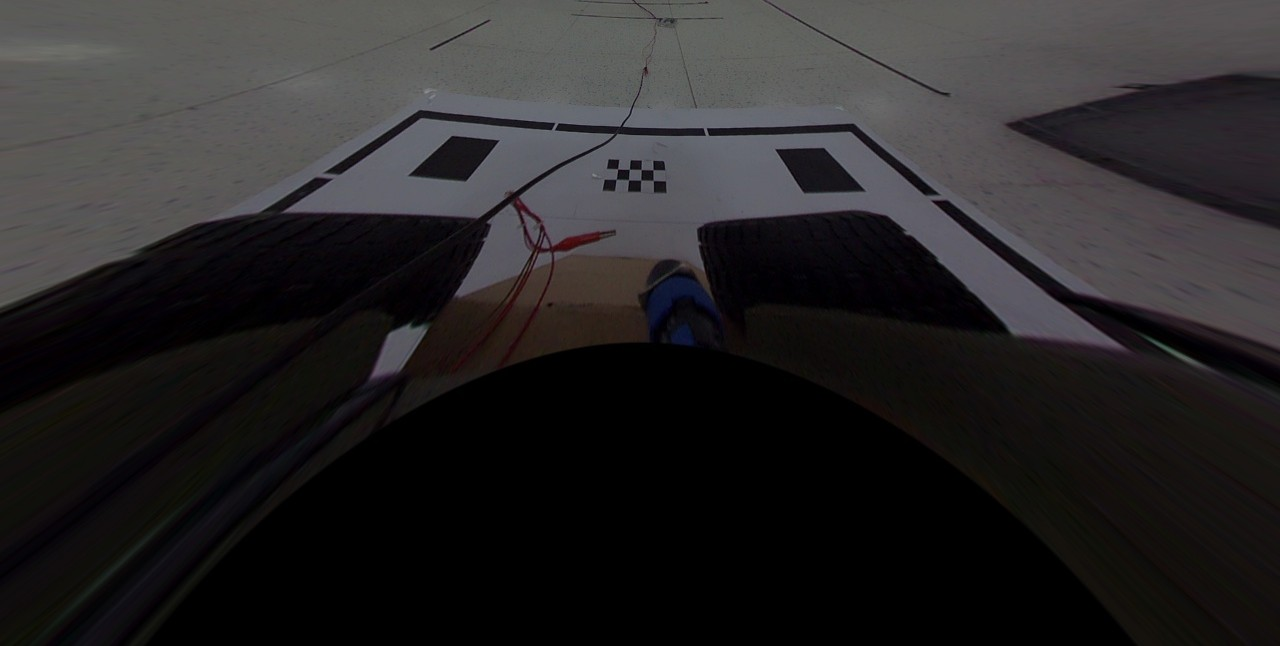
//> input picture 6.cali/2/8.图片放大镜选取特征点/right.jpg, 1280 x 646 px
$ ./main   (built with g++ and OpenCV 4)
//> lines starting //> are read from the running program, lines starting //| are printed output that depends on the picture; after the words box and inside, x2 and y2 are one past the last pixel; in counts of white or black regions, pixels touching at a corner belong together
//https://blog.csdn.net/shizheng_Li/article/details/99332635
#include<opencv2/opencv.hpp>

using namespace std;
using namespace cv;

Mat org;
Mat img;
Mat imgROI;
Mat roiResize;
Mat tranPart;

vector<Point> vp2f;
int foo = 20;
int fooResize = 2 * foo;

void on_Mouse(int event, int x, int y, int flag, void*ustc) {
	char temp_1[20];
	int num[10];
	Mat img_temp = img.clone();
	if (x>fooResize && x<img_temp.cols-fooResize && y>fooResize && y<img_temp.rows-fooResize ) {
		imgROI = img_temp(Rect(x - foo, y - foo, 2 * foo, 2 * foo));
		tranPart = img_temp(Range(y - 2 * foo, y + 2 * foo), Range(x - 2 * foo, x + 2 * foo));

		resize(imgROI, roiResize, Size(2 * imgROI.cols, 2 * imgROI.rows));
		roiResize.copyTo(tranPart);

		circle(img_temp, Point(x, y), 3, Scalar(0, 0, 255), -1, 3, 0);
		if(event == CV_EVENT_LBUTTONDOWN && vp2f.size()<4)
		{
		//sprintf(temp_1,"x:%d,y:%d",x,y);
		sprintf(temp_1,"%d",vp2f.size()+1);
		putText(img,temp_1,Point(x,y),FONT_HERSHEY_SIMPLEX,0.5,Scalar(150,55,245));
		circle(img, Point(x,y), 3, Scalar(0, 0, 255),-1);
		vp2f.push_back(Point(x,y));

		}


		imshow("img", img_temp);
	}
}

int main() {
	org = imread("right.jpg");
//> org is the input picture: 646 rows x 1280 cols, CV_8UC3; mean B, G, R 39.1, 38.2, 40
	img = org.clone();

	namedWindow("img");
	imshow("img", img);
	setMouseCallback("img", on_Mouse, 0);
	waitKey(0);
//> the left mouse button is pressed and released at (320, 161)
//> in on_Mouse, `tranPart = img_temp(Range(y - 2 * foo, y + 2 * foo), Range(x - 2 * foo..`:
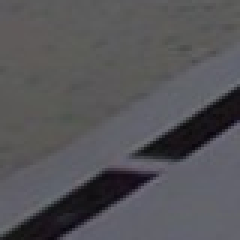
//> tranPart: 80 rows x 80 cols, CV_8UC3 (shown 3 times larger); mean B, G, R 88.2, 84.8, 85.4
//> in on_Mouse, `circle(img_temp, Point(x, y), 3, Scalar(0, 0, 255), -1, 3, 0);`: img_temp: 646 rows x 1280 cols, CV_8UC3; 0.77% of pixels changed, all inside (x1, y1, x2, y2) = (280, 121, 360, 201)
//> in on_Mouse, `putText(img,temp_1,Point(x,y),FONT_HERSHEY_SIMPLEX,0.5,Scalar(150,55,2..`: img: 646 rows x 1280 cols, CV_8UC3; 14 pixels changed, all inside (x1, y1, x2, y2) = (323, 151, 327, 162)
//> in on_Mouse, `circle(img, Point(x,y), 3, Scalar(0, 0, 255),-1);`: img: 646 rows x 1280 cols, CV_8UC3; mean B, G, R 39.1, 38.2, 40
//> call 2 of on_Mouse, with event = 4, x = 320, y = 161, flag = 0
//> in on_Mouse (call 2), `resize(imgROI, roiResize, Size(2 * imgROI.cols, 2 * imgROI.rows));`:
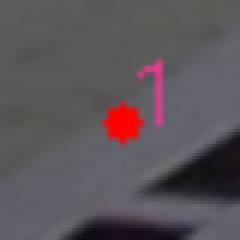
//> roiResize: 80 rows x 80 cols, CV_8UC3 (shown 3 times larger); mean B, G, R 88.7, 84.4, 91.2
//> in on_Mouse (call 2), `circle(img_temp, Point(x, y), 3, Scalar(0, 0, 255), -1, 3, 0);`:
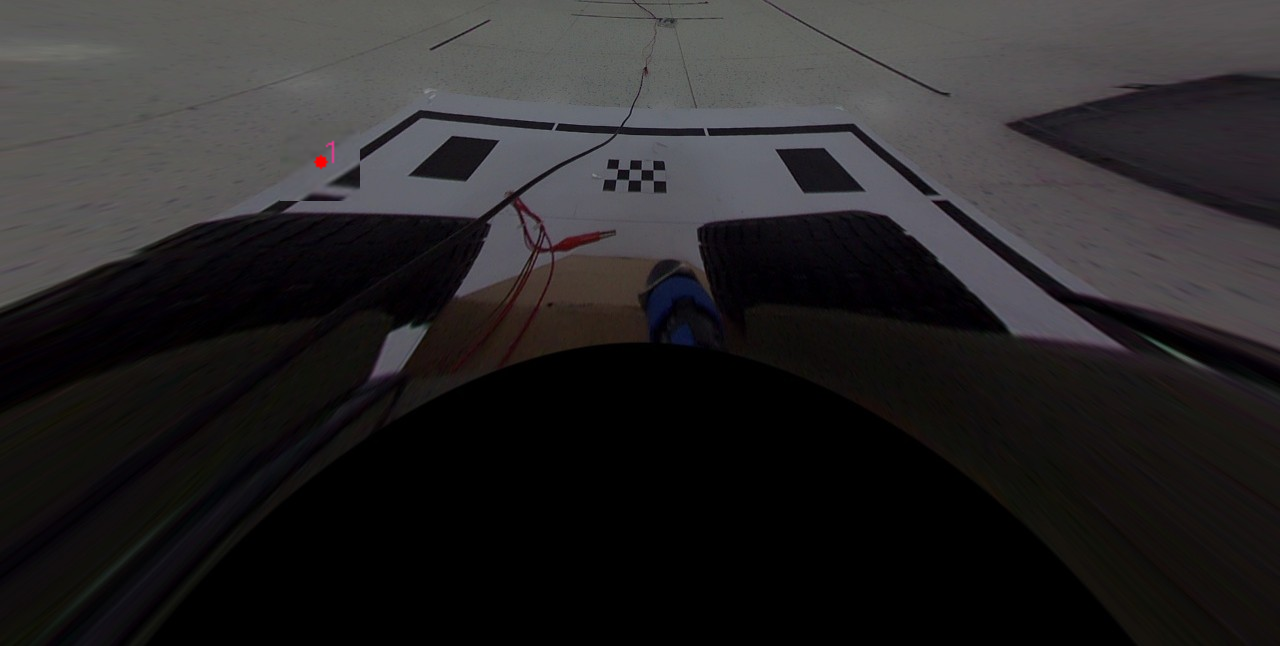
//> img_temp: 646 rows x 1280 cols, CV_8UC3; mean B, G, R 39.1, 38.2, 40
//> the left mouse button is pressed and released at (960, 161)
//> in on_Mouse (call 3), `circle(img_temp, Point(x, y), 3, Scalar(0, 0, 255), -1, 3, 0);`: img_temp: 646 rows x 1280 cols, CV_8UC3; mean B, G, R 39.1, 38.2, 40
//> in on_Mouse (call 3), `putText(img,temp_1,Point(x,y),FONT_HERSHEY_SIMPLEX,0.5,Scalar(150,55,2..`: img: 646 rows x 1280 cols, CV_8UC3; mean B, G, R 39.1, 38.2, 40
//> in on_Mouse (call 3), `circle(img, Point(x,y), 3, Scalar(0, 0, 255),-1);`: img: 646 rows x 1280 cols, CV_8UC3; mean B, G, R 39.1, 38.2, 40
//> call 4 of on_Mouse, with event = 4, x = 960, y = 161, flag = 0
//> in on_Mouse (call 4), `resize(imgROI, roiResize, Size(2 * imgROI.cols, 2 * imgROI.rows));`:
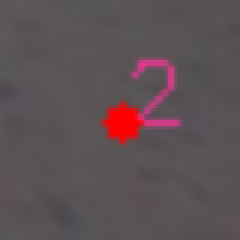
//> roiResize: 80 rows x 80 cols, CV_8UC3 (shown 3 times larger); mean B, G, R 84.7, 81.1, 93.1
//> in on_Mouse (call 4), `circle(img_temp, Point(x, y), 3, Scalar(0, 0, 255), -1, 3, 0);`:
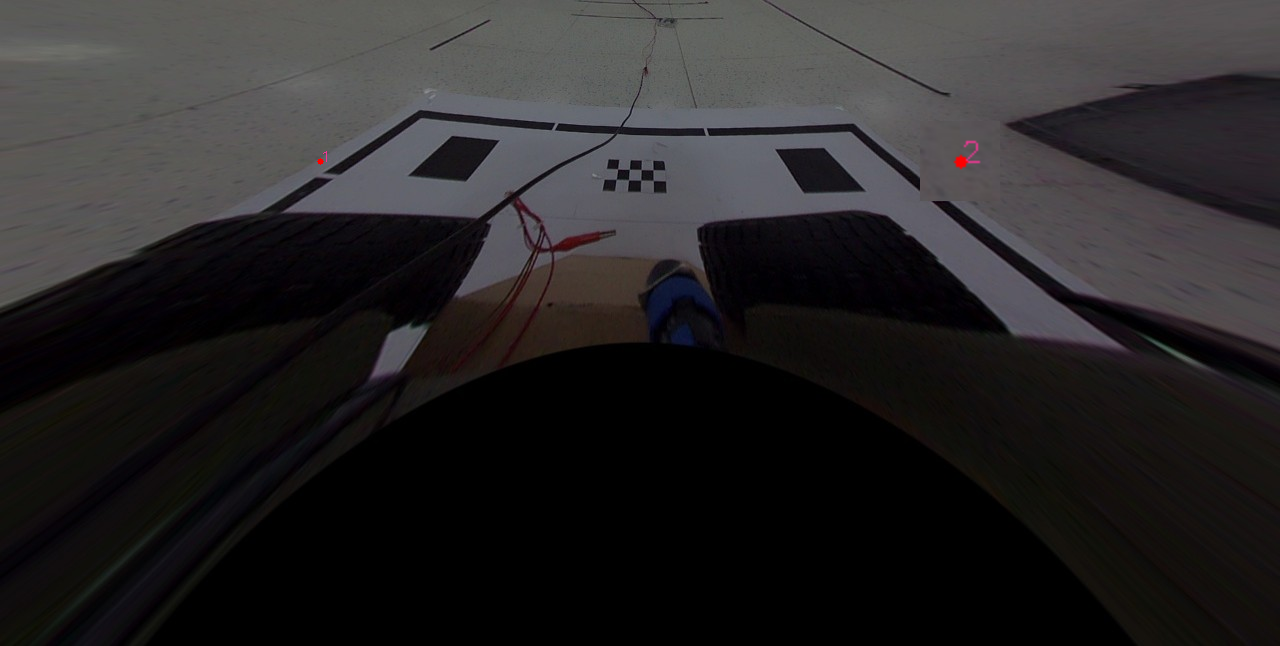
//> img_temp: 646 rows x 1280 cols, CV_8UC3; mean B, G, R 39.1, 38.2, 40
//> the left mouse button is pressed and released at (960, 484)
//> in on_Mouse (call 5), `circle(img_temp, Point(x, y), 3, Scalar(0, 0, 255), -1, 3, 0);`: img_temp: 646 rows x 1280 cols, CV_8UC3; mean B, G, R 39.1, 38.2, 40
//> in on_Mouse (call 5), `putText(img,temp_1,Point(x,y),FONT_HERSHEY_SIMPLEX,0.5,Scalar(150,55,2..`: img: 646 rows x 1280 cols, CV_8UC3; mean B, G, R 39.1, 38.2, 40
//> in on_Mouse (call 5), `circle(img, Point(x,y), 3, Scalar(0, 0, 255),-1);`: img: 646 rows x 1280 cols, CV_8UC3; mean B, G, R 39.1, 38.2, 40
//> in on_Mouse (call 6), `resize(imgROI, roiResize, Size(2 * imgROI.cols, 2 * imgROI.rows));`:
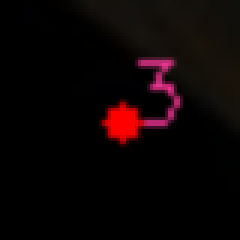
//> roiResize: 80 rows x 80 cols, CV_8UC3 (shown 3 times larger); mean B, G, R 4.2, 4, 11.9
//> in on_Mouse (call 6), `circle(img_temp, Point(x, y), 3, Scalar(0, 0, 255), -1, 3, 0);`: img_temp: 646 rows x 1280 cols, CV_8UC3; mean B, G, R 39.1, 38.2, 40
//> the left mouse button is pressed and released at (320, 484)
//> in on_Mouse (call 7), `circle(img_temp, Point(x, y), 3, Scalar(0, 0, 255), -1, 3, 0);`: img_temp: 646 rows x 1280 cols, CV_8UC3; mean B, G, R 39.1, 38.2, 40
//> in on_Mouse (call 7), `putText(img,temp_1,Point(x,y),FONT_HERSHEY_SIMPLEX,0.5,Scalar(150,55,2..`: img: 646 rows x 1280 cols, CV_8UC3; mean B, G, R 39.1, 38.2, 40
//> in on_Mouse (call 7), `circle(img, Point(x,y), 3, Scalar(0, 0, 255),-1);`: img: 646 rows x 1280 cols, CV_8UC3; mean B, G, R 39.1, 38.2, 40
//> in on_Mouse (call 8), `resize(imgROI, roiResize, Size(2 * imgROI.cols, 2 * imgROI.rows));`:
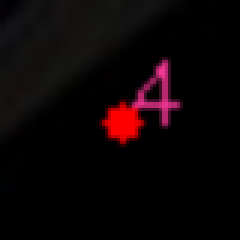
//> roiResize: 80 rows x 80 cols, CV_8UC3 (shown 3 times larger); mean B, G, R 5.7, 4.5, 12.2
//> in on_Mouse (call 8), `circle(img_temp, Point(x, y), 3, Scalar(0, 0, 255), -1, 3, 0);`: img_temp: 646 rows x 1280 cols, CV_8UC3; mean B, G, R 39.1, 38.2, 40
	for(int i=0;i<vp2f.size();i++)
	{
	    cout<<"(x,y):"<<vp2f[i].x<<","<<vp2f[i].y<<endl;
	}
}

$ run again, with 6.cali/2/8.图片放大镜选取特征点/left.jpg copied over 6.cali/2/8.图片放大镜选取特征点/right.jpg
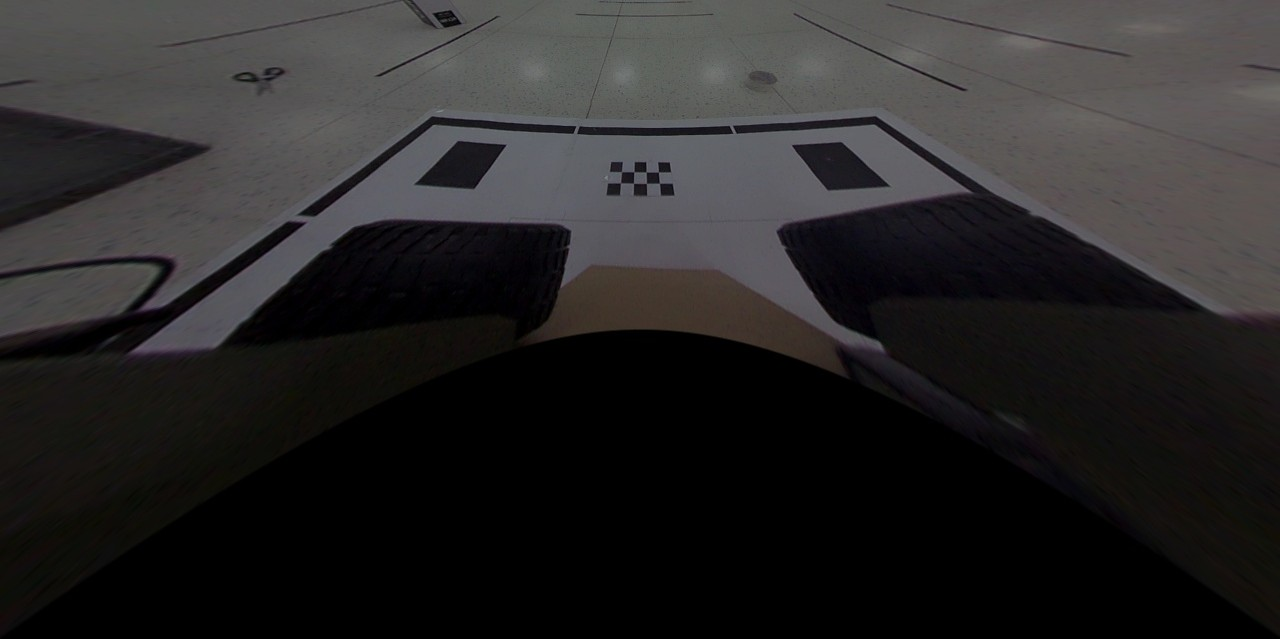
//> input picture 6.cali/2/8.图片放大镜选取特征点/left.jpg, 1280 x 639 px
//> org is the input picture: 639 rows x 1280 cols, CV_8UC3; mean B, G, R 39.4, 39.2, 40.6
//> img_temp: 639 rows x 1280 cols, CV_8UC3; 0.77% of pixels changed, all inside (x1, y1, x2, y2) = (280, 119, 360, 199)
//> roiResize: 80 rows x 80 cols, CV_8UC3; mean B, G, R 85.8, 85.5, 93.4
//> img_temp: 639 rows x 1280 cols, CV_8UC3; mean B, G, R 39.4, 39.2, 40.7
//> img_temp: 639 rows x 1280 cols, CV_8UC3; mean B, G, R 39.4, 39.2, 40.6
//> in on_Mouse (call 4), `resize(imgROI, roiResize, Size(2 * imgROI.cols, 2 * imgROI.rows));`:
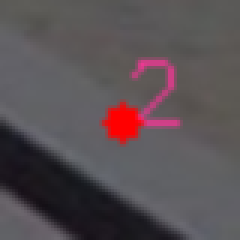
//> roiResize: 80 rows x 80 cols, CV_8UC3 (shown 3 times larger); mean B, G, R 83.6, 80, 89
//> img_temp: 639 rows x 1280 cols, CV_8UC3; mean B, G, R 39.4, 39.2, 40.7
//> imgROI: 40 rows x 40 cols, CV_8UC3; every value is 0
//> roiResize: 80 rows x 80 cols, CV_8UC3; every value is 0
//> img_temp: 639 rows x 1280 cols, CV_8UC3; mean B, G, R 39.4, 39.2, 40.6
//> img_temp: 639 rows x 1280 cols, CV_8UC3; mean B, G, R 39.4, 39.2, 40.7
//> img_temp: 639 rows x 1280 cols, CV_8UC3; mean B, G, R 39.4, 39.2, 40.6
//> in on_Mouse (call 8), `resize(imgROI, roiResize, Size(2 * imgROI.cols, 2 * imgROI.rows));`:
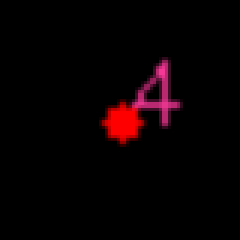
//> roiResize: 80 rows x 80 cols, CV_8UC3 (shown 3 times larger); mean B, G, R 2.2, 0.8, 8.3
//> img_temp: 639 rows x 1280 cols, CV_8UC3; mean B, G, R 39.4, 39.2, 40.7
